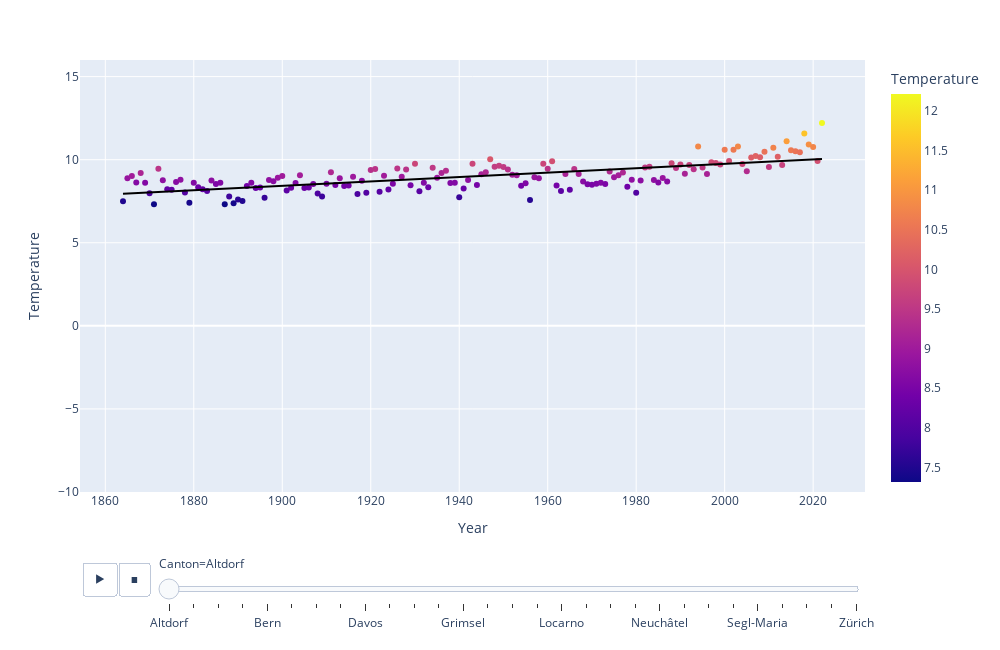

The notebook cell saved with this chart:
### Code cell
fig = px.scatter(
    mean_temp_swiss2, x='Year' ,y='Temperature', animation_frame='Canton', range_y=[-10, 16], color='Temperature',width=1000, height=650, trendline="ols"
                , trendline_color_override="black")
    
fig.show()

### Figure 1 — Plotly figure (JSON) as saved in the notebook; plotly's stock layout.template omitted (floating-point values rounded to 4 significant figures; data arrays with more than 128 entries replaced by an {"elided": "..."} marker saying what was removed)
{"data": [{"hovertemplate": "Canton=Altdorf<br>Year=%{x}<br>Temperature=%{marker.color}<extra></extra>", "legendgroup": "", "marker": {"color": {"elided": "159 float values"}, "coloraxis": "coloraxis", "symbol": "circle"}, "mode": "markers", "name": "", "orientation": "v", "showlegend": false, "type": "scatter", "x": {"elided": "159 int values"}, "xaxis": "x", "y": {"elided": "159 float values"}, "yaxis": "y"}, {"hovertemplate": "<b>OLS trendline</b><br>Temperature = 0.0132387 * Year + -16.7242<br>R<sup>2</sup>=0.481506<br><br>Canton=Altdorf<br>Year=%{x}<br>Temperature=%{y} <b>(trend)</b><extra></extra>", "legendgroup": "", "line": {"color": "black"}, "marker": {"symbol": "circle"}, "mode": "lines", "name": "", "showlegend": false, "type": "scatter", "x": {"elided": "159 int values"}, "xaxis": "x", "y": {"elided": "159 float values"}, "yaxis": "y"}], "layout": {"coloraxis": {"colorbar": {"title": {"text": "Temperature"}}, "colorscale": [[0, "#0d0887"], [0.1111, "#46039f"], [0.2222, "#7201a8"], [0.3333, "#9c179e"], [0.4444, "#bd3786"], [0.5556, "#d8576b"], [0.6667, "#ed7953"], [0.7778, "#fb9f3a"], [0.8889, "#fdca26"], [1, "#f0f921"]]}, "height": 650, "legend": {"tracegroupgap": 0}, "margin": {"t": 60}, "sliders": [{"active": 0, "currentvalue": {"prefix": "Canton="}, "len": 0.9, "pad": {"b": 10, "t": 60}, "steps": [{"args": [["Altdorf"], {"frame": {"duration": 0, "redraw": false}, "fromcurrent": true, "mode": "immediate", "transition": {"duration": 0, "easing": "linear"}}], "label": "Altdorf", "method": "animate"}, {"args": [["Andermatt"], {"frame": {"duration": 0, "redraw": false}, "fromcurrent": true, "mode": "immediate", "transition": {"duration": 0, "easing": "linear"}}], "label": "Andermatt", "method": "animate"}, {"args": [["Bad Ragaz"], {"frame": {"duration": 0, "redraw": false}, "fromcurrent": true, "mode": "immediate", "transition": {"duration": 0, "easing": "linear"}}], "label": "Bad Ragaz", "method": "animate"}, {"args": [["Basel"], {"frame": {"duration": 0, "redraw": false}, "fromcurrent": true, "mode": "immediate", "transition": {"duration": 0, "easing": "linear"}}], "label": "Basel", "method": "animate"}, {"args": [["Bern"], {"frame": {"duration": 0, "redraw": false}, "fromcurrent": true, "mode": "immediate", "transition": {"duration": 0, "easing": "linear"}}], "label": "Bern", "method": "animate"}, {"args": [["Chaumont"], {"frame": {"duration": 0, "redraw": false}, "fromcurrent": true, "mode": "immediate", "transition": {"duration": 0, "easing": "linear"}}], "label": "Chaumont", "method": "animate"}, {"args": [["Château"], {"frame": {"duration": 0, "redraw": false}, "fromcurrent": true, "mode": "immediate", "transition": {"duration": 0, "easing": "linear"}}], "label": "Château", "method": "animate"}, {"args": [["Bernard"], {"frame": {"duration": 0, "redraw": false}, "fromcurrent": true, "mode": "immediate", "transition": {"duration": 0, "easing": "linear"}}], "label": "Bernard", "method": "animate"}, {"args": [["Davos"], {"frame": {"duration": 0, "redraw": false}, "fromcurrent": true, "mode": "immediate", "transition": {"duration": 0, "easing": "linear"}}], "label": "Davos", "method": "animate"}, {"args": [["Elm"], {"frame": {"duration": 0, "redraw": false}, "fromcurrent": true, "mode": "immediate", "transition": {"duration": 0, "easing": "linear"}}], "label": "Elm", "method": "animate"}, {"args": [["Engelberg"], {"frame": {"duration": 0, "redraw": false}, "fromcurrent": true, "mode": "immediate", "transition": {"duration": 0, "easing": "linear"}}], "label": "Engelberg", "method": "animate"}, {"args": [["Genève"], {"frame": {"duration": 0, "redraw": false}, "fromcurrent": true, "mode": "immediate", "transition": {"duration": 0, "easing": "linear"}}], "label": "Genève", "method": "animate"}, {"args": [["Grimsel"], {"frame": {"duration": 0, "redraw": false}, "fromcurrent": true, "mode": "immediate", "transition": {"duration": 0, "easing": "linear"}}], "label": "Grimsel", "method": "animate"}, {"args": [["Grächen"], {"frame": {"duration": 0, "redraw": false}, "fromcurrent": true, "mode": "immediate", "transition": {"duration": 0, "easing": "linear"}}], "label": "Grächen", "method": "animate"}, {"args": [["Jungfraujoch"], {"frame": {"duration": 0, "redraw": false}, "fromcurrent": true, "mode": "immediate", "transition": {"duration": 0, "easing": "linear"}}], "label": "Jungfraujoch", "method": "animate"}, {"args": [["La Chaux"], {"frame": {"duration": 0, "redraw": false}, "fromcurrent": true, "mode": "immediate", "transition": {"duration": 0, "easing": "linear"}}], "label": "La Chaux", "method": "animate"}, {"args": [["Locarno"], {"frame": {"duration": 0, "redraw": false}, "fromcurrent": true, "mode": "immediate", "transition": {"duration": 0, "easing": "linear"}}], "label": "Locarno", "method": "animate"}, {"args": [["Lugano"], {"frame": {"duration": 0, "redraw": false}, "fromcurrent": true, "mode": "immediate", "transition": {"duration": 0, "easing": "linear"}}], "label": "Lugano", "method": "animate"}, {"args": [["Luzern"], {"frame": {"duration": 0, "redraw": false}, "fromcurrent": true, "mode": "immediate", "transition": {"duration": 0, "easing": "linear"}}], "label": "Luzern", "method": "animate"}, {"args": [["Meiringen"], {"frame": {"duration": 0, "redraw": false}, "fromcurrent": true, "mode": "immediate", "transition": {"duration": 0, "easing": "linear"}}], "label": "Meiringen", "method": "animate"}, {"args": [["Neuchâtel"], {"frame": {"duration": 0, "redraw": false}, "fromcurrent": true, "mode": "immediate", "transition": {"duration": 0, "easing": "linear"}}], "label": "Neuchâtel", "method": "animate"}, {"args": [["Payerne"], {"frame": {"duration": 0, "redraw": false}, "fromcurrent": true, "mode": "immediate", "transition": {"duration": 0, "easing": "linear"}}], "label": "Payerne", "method": "animate"}, {"args": [["Bernardino"], {"frame": {"duration": 0, "redraw": false}, "fromcurrent": true, "mode": "immediate", "transition": {"duration": 0, "easing": "linear"}}], "label": "Bernardino", "method": "animate"}, {"args": [["Samedan"], {"frame": {"duration": 0, "redraw": false}, "fromcurrent": true, "mode": "immediate", "transition": {"duration": 0, "easing": "linear"}}], "label": "Samedan", "method": "animate"}, {"args": [["Segl-Maria"], {"frame": {"duration": 0, "redraw": false}, "fromcurrent": true, "mode": "immediate", "transition": {"duration": 0, "easing": "linear"}}], "label": "Segl-Maria", "method": "animate"}, {"args": [["Sion"], {"frame": {"duration": 0, "redraw": false}, "fromcurrent": true, "mode": "immediate", "transition": {"duration": 0, "easing": "linear"}}], "label": "Sion", "method": "animate"}, {"args": [["St. Gallen"], {"frame": {"duration": 0, "redraw": false}, "fromcurrent": true, "mode": "immediate", "transition": {"duration": 0, "easing": "linear"}}], "label": "St. Gallen", "method": "animate"}, {"args": [["Säntis"], {"frame": {"duration": 0, "redraw": false}, "fromcurrent": true, "mode": "immediate", "transition": {"duration": 0, "easing": "linear"}}], "label": "Säntis", "method": "animate"}, {"args": [["Zürich"], {"frame": {"duration": 0, "redraw": false}, "fromcurrent": true, "mode": "immediate", "transition": {"duration": 0, "easing": "linear"}}], "label": "Zürich", "method": "animate"}], "x": 0.1, "xanchor": "left", "y": 0, "yanchor": "top"}], "updatemenus": [{"buttons": [{"args": [null, {"frame": {"duration": 500, "redraw": false}, "fromcurrent": true, "mode": "immediate", "transition": {"duration": 500, "easing": "linear"}}], "label": "&#9654;", "method": "animate"}, {"args": [[null], {"frame": {"duration": 0, "redraw": false}, "fromcurrent": true, "mode": "immediate", "transition": {"duration": 0, "easing": "linear"}}], "label": "&#9724;", "method": "animate"}], "direction": "left", "pad": {"r": 10, "t": 70}, "showactive": false, "type": "buttons", "x": 0.1, "xanchor": "right", "y": 0, "yanchor": "top"}], "width": 1000, "xaxis": {"anchor": "y", "domain": [0, 1], "title": {"text": "Year"}}, "yaxis": {"anchor": "x", "domain": [0, 1], "range": [-10, 16], "title": {"text": "Temperature"}}}}
